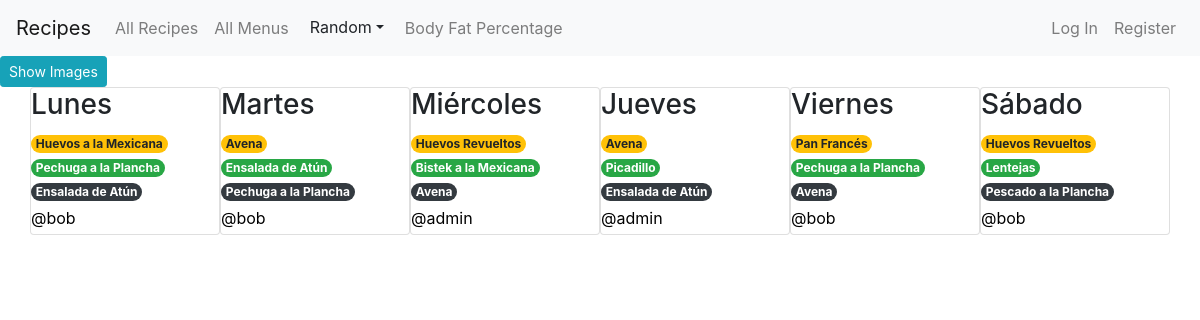
/show_menus, run on an earlier commit of the app's database.
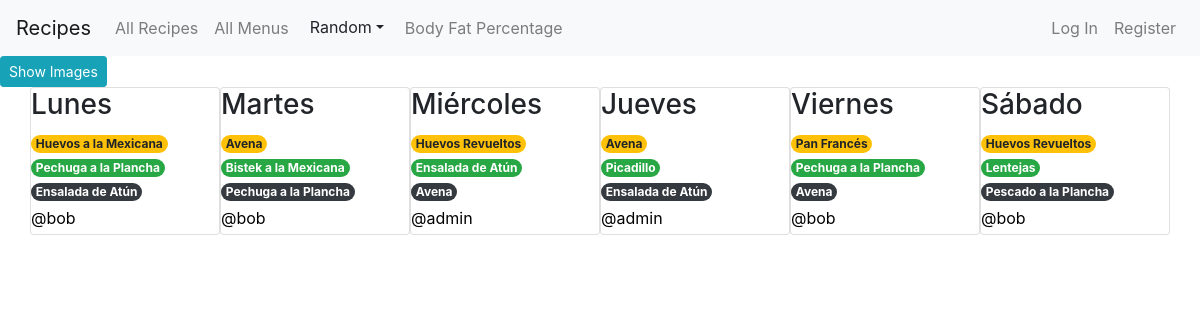
And on a later commit of the database.
### app/models.py (models this page shows, shortened)
class DayMenu(models.Model):
    title = models.CharField(max_length=30)
    breakfast = models.ForeignKey(Recipe, on_delete=models.CASCADE, related_name="breakfasts")
    meal = models.ForeignKey(Recipe, on_delete=models.CASCADE, related_name="meals" )
    dinner = models.ForeignKey(Recipe, on_delete=models.CASCADE, related_name="dinners")
    creator = models.ForeignKey(User, on_delete=models.CASCADE, related_name="users")

class Recipe(models.Model):
    id = models.AutoField(primary_key=True, unique=True)
    title = models.CharField(max_length=30)
    ingredients = models.CharField(max_length=50)
    image_url = models.CharField(max_length=400)
    tags = models.CharField(max_length=50)
    description = models.CharField(max_length=400)
    creator = models.ForeignKey(User, on_delete=models.CASCADE)

class User(AbstractUser):
    pass

### app/views.py (the view)
# urls.py: path("show_menus", views.show_menus, name="show_menus"),
def show_menus(request):
    menus = DayMenu.objects.all()
    return render(request, 'app/menus.html',{
        'menus': menus
    })

### app/templates/app/menus.html (shortened to what this page needs)
{% extends "app/layout.html" %}
{% load my_filters %}
{% block body %}
  <button id="toggle_menus" class="btn  btn-sm btn-info">Show Images</button>
  {% include 'app/render_menus.html' %}
{% endblock %}

### app/templates/app/layout.html (shortened to what this page needs)
{% load static %}
<!DOCTYPE html>
<html lang="en">
    <head>
        <link rel="stylesheet" href="https://stackpath.bootstrapcdn.com/bootstrap/4.4.1/css/bootstrap.min.css">
        <link href="{% static 'app/styles.css' %}" rel="stylesheet">
    </head>
    <body>
        <nav class="navbar navbar-expand-md navbar-light bg-light">
            <a class="navbar-brand" href="#">Recipes</a>
            <div class="collapse navbar-collapse" id="myNavBar">
                <div class="d-flex justify-content-between w-100" >
              <ul class="navbar-nav">
                <li class="nav-item">
                  <a class="nav-link" href="{% url 'index' %}">All Recipes</a>
                </li>
                <li class="nav-item">
                    <a class="nav-link" href="{% url 'show_menus' %}">All Menus</a>
                </li>
                <div class="dropdown">
                    <button class="btn dropdown-toggle" data-bs-toggle='dropdown'>Random</button>
                </div>
                <li class="nav-item">
                    <a class="nav-link" href="{% url 'get_fat' %}">Body Fat Percentage</a>
                </li>
              </ul>
              <ul class="navbar-nav">
                    {% if user.is_authenticated %}
                    <li class="nav-item">
                        <a class="nav-link" href="{% url 'profile' user.id %}">
                            <strong>{{ user.username }}</strong
                        ></a>
                    </li>
                    <li class="nav-item">
                        <a class="nav-link" href="{% url 'add_recipe' %}"> Add Recipe</a>
                    </li>
                    <li class="nav-item">
                        <a class="nav-link" href="{% url 'add_menu' %}"> Add Menu</a>
                    </li>
                    <li class="nav-item">
                        <a class="nav-link" href="{% url 'logout' %}">Log Out</a>
                    </li>
                    {% else %}
                        <li class="nav-item">
                            <a class="nav-link" href="{% url 'login' %}">Log In</a>
                        </li>
                        <li class="nav-item">
                            <a class="nav-link" href="{% url 'register' %}">Register</a>
                        </li>
                    {% endif %}
              </ul>
                </div>
            </div>
          </nav>
        <div class="body">
            {% block body %}
            {% endblock %}
        </div>
    </body>
</html>

### app/templates/app/render_menus.html (shortened to what this page needs)
{% load my_filters %}
<div class="container">
  <div class="row">
      {% for menu in menus %}
        <div class="card col-lg-2 col-sm-4 p-0 card-menu">
            <h3>{{menu.title}}</h3>
            <a href="/recipe/{{menu.breakfast.id}}">
              <p class="mb-0 badge badge-warning rounded-pill">{{menu.breakfast.title}}</p>
            </a>
            <a href="/recipe/{{menu.meal.id}}">
              <p class="mb-0 badge badge-success rounded-pill">{{menu.meal.title}}</p>
            </a>
            <a href="/recipe/{{menu.dinner.id}}">
              <p class="mb-0 badge badge-dark rounded-pill text-white">{{menu.dinner.title}}</p>
            </a>
            <div class='d-flex justify-content-between'>
                <a href="/profile/{{recipe.creator.id}}" class="py-1">
                    @{{menu.creator}}
                </a>
            </div>
        </div>
      {% endfor %}
  </div>
</div>

### app/static/app/styles.css (style rules this page uses)
.card-menu a { text-decoration: none; color : black }

What changed in the data, as far as the page shows it:
changed DayMenu "Martes": meal "Ensalada de Atún" → "Bistek a la Mexicana"
changed DayMenu "Miércoles": meal "Bistek a la Mexicana" → "Ensalada de Atún"
